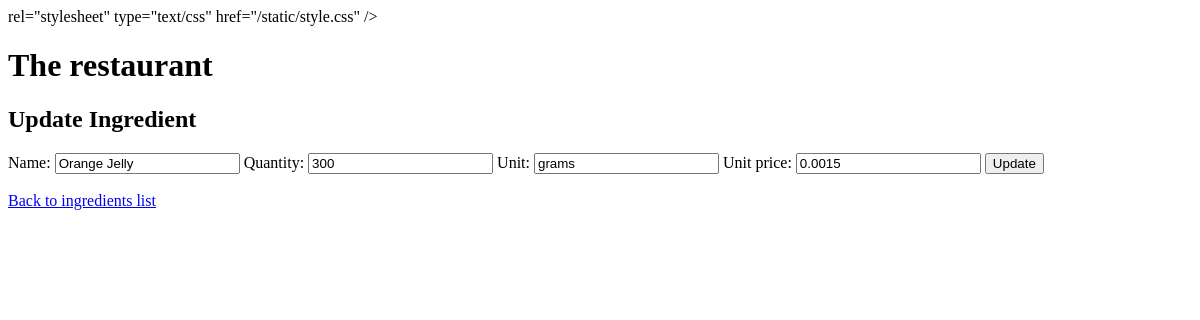
/1/update_ingredient/, run on an earlier commit of the app's database.
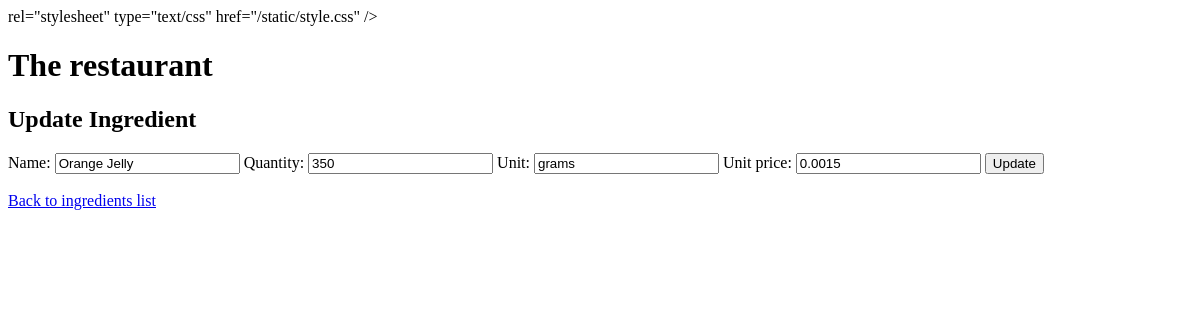
And on a later commit of the database.
### inventory/models.py (models this page shows, shortened)
class Ingredient(models.Model):
    name = models.CharField(unique=True, max_length=300)
    quantity = models.FloatField(default=0)
    unit = models.CharField(max_length=20)
    unit_price = models.FloatField(default=0)

### inventory/views.py (the view)
# urls.py: path("<pk>/update_ingredient/", views.UpdateIngredient.as_view(), name='updateingredient'),
class UpdateIngredient(UpdateView):
    model = Ingredient
    form_class= IngredientCreate
    template_name = "update_ingredient.html"

### inventory/forms.py
class IngredientCreate(forms.ModelForm):
    class Meta:
        model = Ingredient
        fields = "__all__"

### inventory/templates/update_ingredient.html (shortened to what this page needs)
{% extends 'base.html' %} {% load static %} {% block content %}
<h2>Update Ingredient</h2>
<form method="post">
  {{ form }}
  <input type="submit" value="Update" />
</form>
<br>
<a href="{% url 'ingredients'%}">Back to ingredients list</a>
{% endblock %}

What changed in the data, as far as the page shows it:
changed Ingredient "Orange Jelly": quantity "300" → "350"
